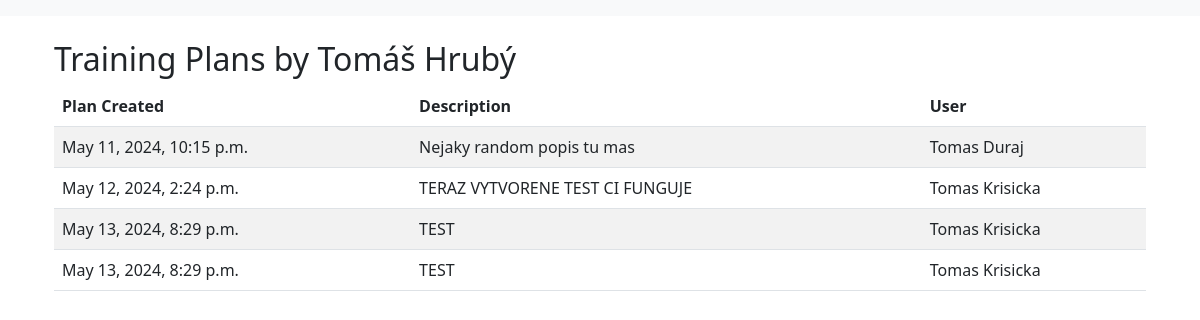
The app's page /trainer_show_training_plan/1/ with its own data.
### gym/models.py (models this page shows, shortened)
class Trainer(models.Model):
    name = models.CharField(max_length=20)
    surname = models.CharField(max_length=20)
    email = models.EmailField(max_length=50, unique=True)
    phone = models.CharField(max_length=12)
    specialisation = models.CharField(max_length=100)
    skills = models.CharField(max_length=50)
    deleted_at = models.DateTimeField(null=True, blank=True)

class TrainingPlan(models.Model):
    trainer = models.ForeignKey(Trainer, on_delete=models.CASCADE, null=False)
    user = models.ForeignKey(User, on_delete=models.CASCADE, null=False)
    created_at = models.DateTimeField()
    description = models.TextField(max_length=100)

class User(models.Model):
    name = models.CharField(max_length=20)
    surname = models.CharField(max_length=20)
    email = models.EmailField(max_length=50, unique=True)
    phone = models.CharField(max_length=12)
    trainer = models.ForeignKey(Trainer, on_delete=models.SET_NULL, null=True, blank=True, related_name='users')
    deleted_at = models.DateTimeField(null=True, blank=True)

### gym/views.py (the view)
# urls.py: path('trainer_show_training_plan/<int:trainer_id>/', views.trainer_show_training_plan, name='trainer_show_training_plan'),
def trainer_show_training_plan(request, trainer_id):
    trainer = get_object_or_404(Trainer, pk=trainer_id)
    training_plans = TrainingPlan.objects.filter(trainer=trainer)
    return render(request, 'trainer_show_training_plan.html', {'trainer': trainer, 'training_plans': training_plans})

### templates/trainer_show_training_plan.html
{% extends 'base_generic.html' %}
{% block content %}
  <div class="container mt-4">
    <h2>Training Plans by {{ trainer.name }} {{ trainer.surname }}</h2>
    <div class="table-responsive">
      <table class="table table-striped">
        <thead class="thead-dark">
          <tr>
            <th scope="col">Plan Created</th>
            <th scope="col">Description</th>
            <th scope="col">User</th>
          </tr>
        </thead>
        <tbody>
          {% for plan in training_plans %}
            <tr>
              <td>{{ plan.created_at }}</td>
              <td>{{ plan.description }}</td>
              <td>{{ plan.user.name }} {{ plan.user.surname }}</td>
            </tr>
          {% empty %}
            <tr>
              <td colspan="3">No training plans found.</td>
            </tr>
          {% endfor %}
        </tbody>
      </table>
    </div>
  </div>
{% endblock %}

### records on screen
Trainer: name "Tomáš", surname "Hrubý"
TrainingPlan: created_at "May 11, 2024, 10:15 p.m.", description "Nejaky random popis tu mas", user.name "Tomas", user.surname "Duraj"
TrainingPlan: created_at "May 12, 2024, 2:24 p.m.", description "TERAZ VYTVORENE TEST CI FUNGUJE", user.name "Tomas", user.surname "Krisicka"
TrainingPlan: created_at "May 13, 2024, 8:29 p.m.", description "TEST", user.name "Tomas", user.surname "Krisicka"
TrainingPlan: created_at "May 13, 2024, 8:29 p.m.", description "TEST", user.name "Tomas", user.surname "Krisicka"
